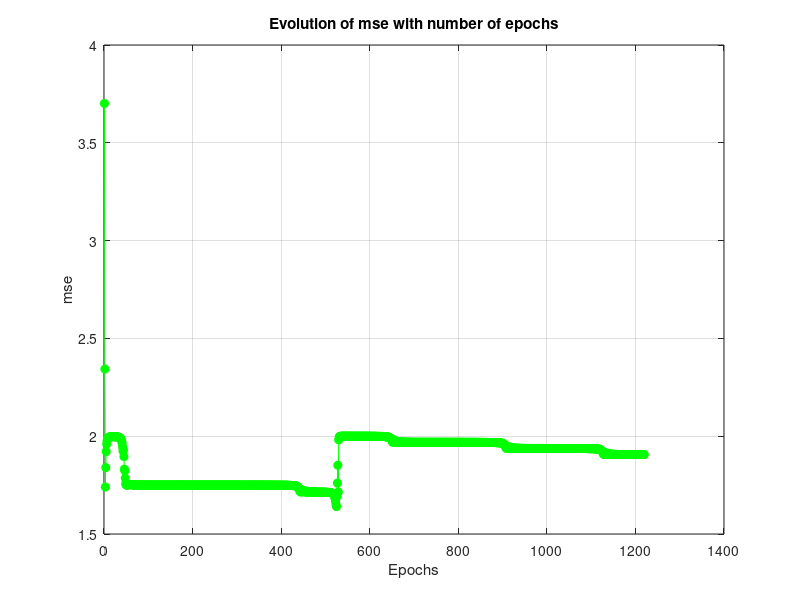

Recreate this plot in MATLAB.
%% Multilayer

clear
close all
% Data generation

nInputs = 8; % Number of inputs (xi)
nHidden = 3; % Number of hidden nodes (hj)
nOutputs = 8; % Number of outpus (yk)


% Input data


X = 2*eye(nInputs) - 1;

T = X;
X = [X;ones(1,nInputs)];

W = 0.2*randn(nHidden,nInputs+1); % Random initialization of W (dimension nHidden x nInputs+1)
V = 0.2*randn(nOutputs,nHidden+1); % Random initialization of V (dimension nOutputs x nHidden+1)

hin = []; 
hout = []; 
oin = [];
out = [];

mse = [];
deltaErr = 1000;
alpha = 0.9; % alpha used in the last step of the algorithm
eta = 2; % learning rate

dw = 0; % initial value for deltaW
dv = 0; % initial value for deltaV

while deltaErr>=1e-7
    hin = W * X; % We add here the ones (bias)
    hout = [2 ./ (1+exp(-hin)) - 1 ; ones(1,nInputs)]; % Also add of the bias
    oin = V * hout;
    out = 2 ./ (1+exp(-oin)) - 1;
    
    delta_o = (out - T) .* ((1 + out) .* (1 - out)) * 0.5;
    delta_h = (V' * delta_o) .* ((1 + hout) .* (1 - hout)) * 0.5;
    delta_h = delta_h(1:nHidden, :);
    
    dw = (dw .* alpha) - (delta_h * X') .* (1-alpha);
    dv = (dv .* alpha) - (delta_o * hout') .* (1-alpha);
    W = W + dw .* eta;
    V = V + dv .* eta;
    
    mse(end+1) = 0.5*sum(diag((out-T)'*(out-T)))/length(out-T);
    if (length(mse)>1)
        deltaErr = abs(mse(end-1) - mse(end));
    end
    mse(end);
end

% Plot evolution mse
% figure
% plot(mse,'o-g','MarkerFaceColor','g')
% xlabel('epoch')
% ylabel('mse')
% title('Evolution of mse along epochs')
% grid on

% Plot evolution mse
figure
plot(mse,'o-g','MarkerFaceColor','g')
xlabel('Epochs')
ylabel('mse')
title('Evolution of mse with number of epochs')
grid on




